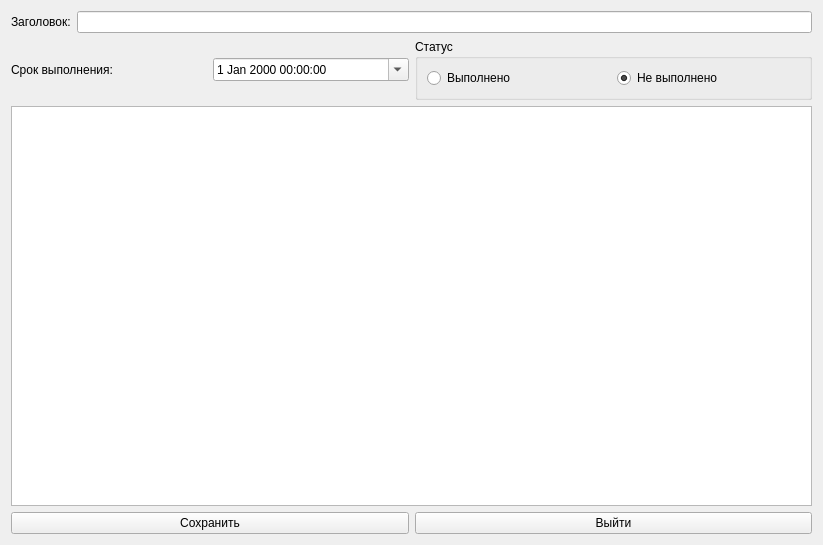
<?xml version="1.0" encoding="UTF-8"?>
<ui version="4.0">
 <class>FormNewNote</class>
 <widget class="QWidget" name="FormNewNote">
  <property name="geometry">
   <rect>
    <x>0</x>
    <y>0</y>
    <width>823</width>
    <height>545</height>
   </rect>
  </property>
  <property name="windowTitle">
   <string>Заметка</string>
  </property>
  <layout class="QVBoxLayout" name="verticalLayout">
   <item>
    <layout class="QHBoxLayout" name="horizontalLayoutHeader">
     <item>
      <widget class="QLabel" name="labelHeader">
       <property name="text">
        <string>Заголовок:</string>
       </property>
      </widget>
     </item>
     <item>
      <widget class="QLineEdit" name="lineEditHeader"/>
     </item>
    </layout>
   </item>
   <item>
    <layout class="QHBoxLayout" name="horizontalLayoutStatusDeadline">
     <item>
      <layout class="QHBoxLayout" name="horizontalLayoutDeadline">
       <item>
        <widget class="QLabel" name="labelDeadline">
         <property name="text">
          <string>Срок выполнения:</string>
         </property>
        </widget>
       </item>
       <item>
        <widget class="QDateTimeEdit" name="dateTimeEditDeadline">
         <property name="maximumDate">
          <date>
           <year>9999</year>
           <month>12</month>
           <day>30</day>
          </date>
         </property>
         <property name="calendarPopup">
          <bool>true</bool>
         </property>
        </widget>
       </item>
      </layout>
     </item>
     <item>
      <widget class="QGroupBox" name="groupBoxStatus">
       <property name="title">
        <string>Статус</string>
       </property>
       <layout class="QHBoxLayout" name="horizontalLayout_4">
        <item>
         <widget class="QRadioButton" name="radioButtonDone">
          <property name="text">
           <string>Выполнено</string>
          </property>
         </widget>
        </item>
        <item>
         <widget class="QRadioButton" name="radioButtonNotDone">
          <property name="text">
           <string>Не выполнено</string>
          </property>
          <property name="checked">
           <bool>true</bool>
          </property>
         </widget>
        </item>
       </layout>
      </widget>
     </item>
    </layout>
   </item>
   <item>
    <widget class="QPlainTextEdit" name="plainTextEditNote"/>
   </item>
   <item>
    <layout class="QHBoxLayout" name="horizontalLayoutSaveCancel">
     <item>
      <widget class="QPushButton" name="pushButtonSave">
       <property name="text">
        <string>Сохранить</string>
       </property>
      </widget>
     </item>
     <item>
      <widget class="QPushButton" name="pushButtonExit">
       <property name="text">
        <string>Выйти</string>
       </property>
      </widget>
     </item>
    </layout>
   </item>
  </layout>
 </widget>
 <resources/>
 <connections/>
</ui>
